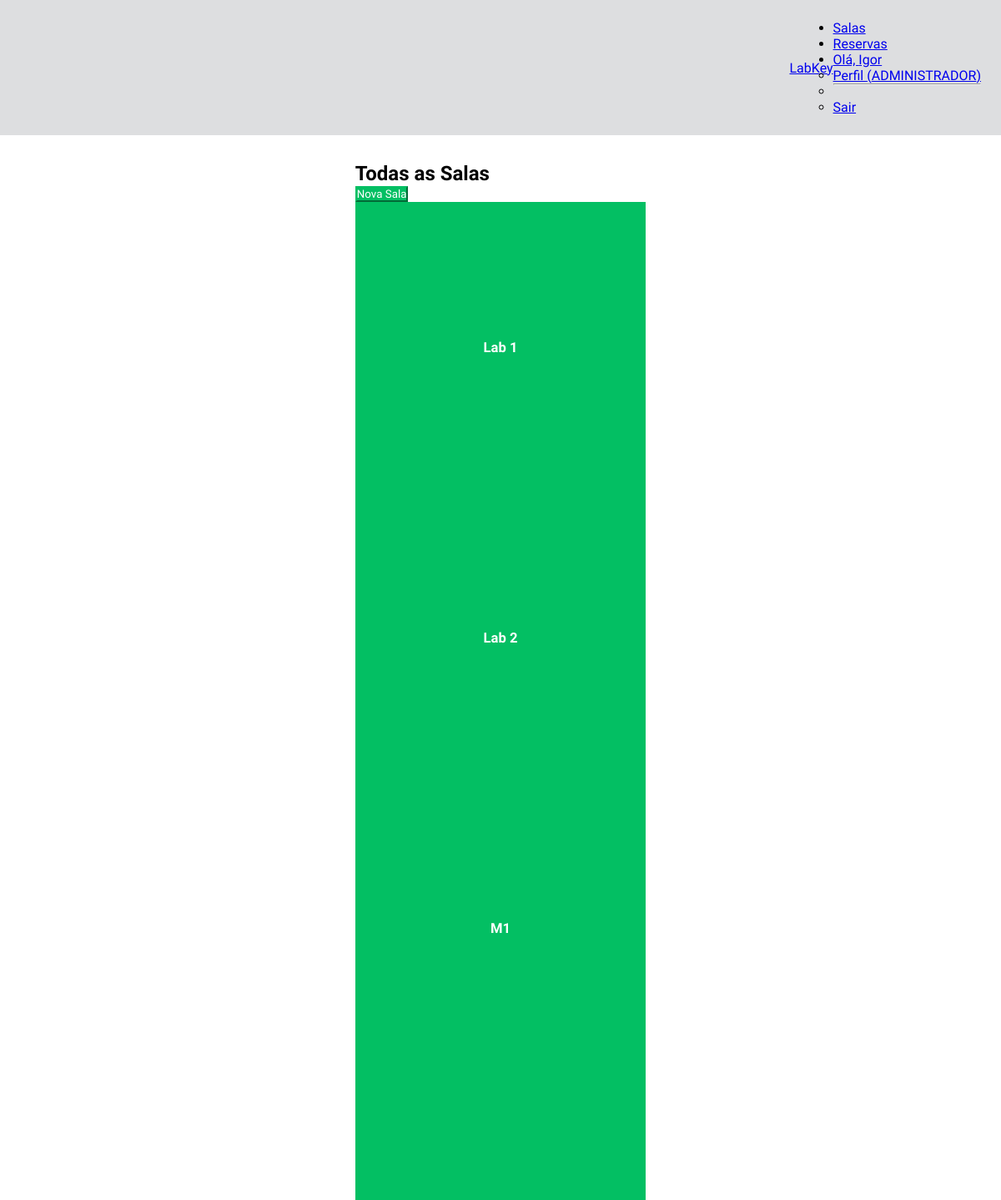
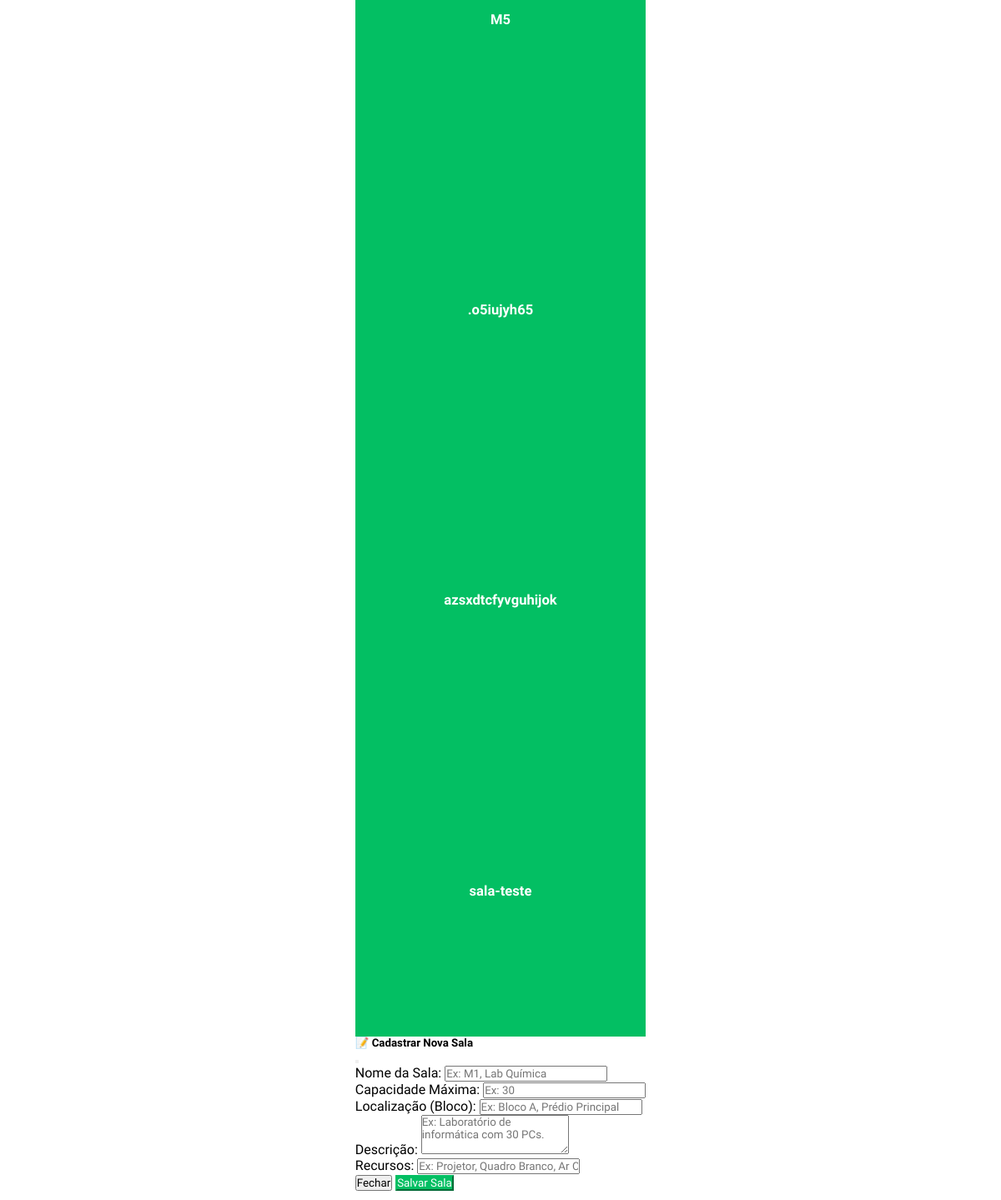
The app's page /salas (signed in, upper part), older data (2 pictures, top to bottom).
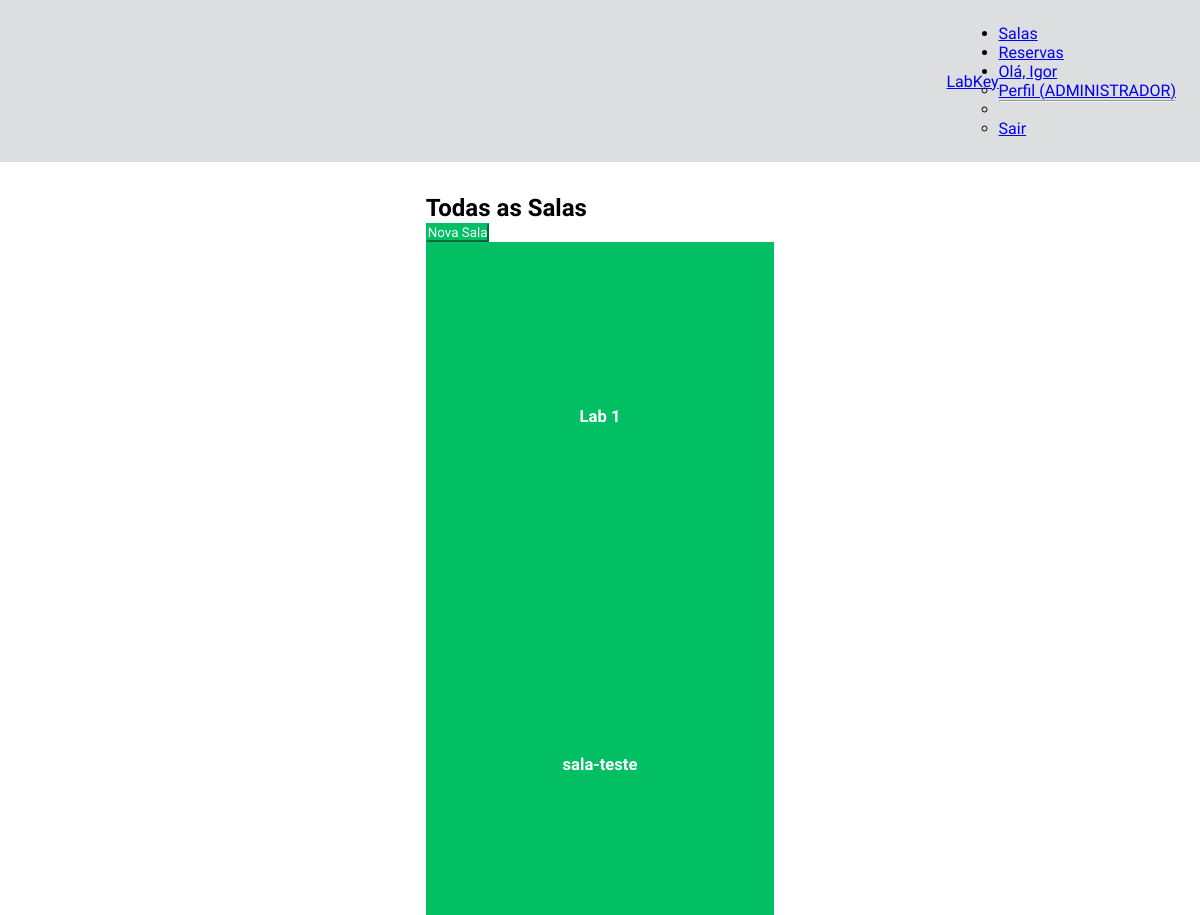
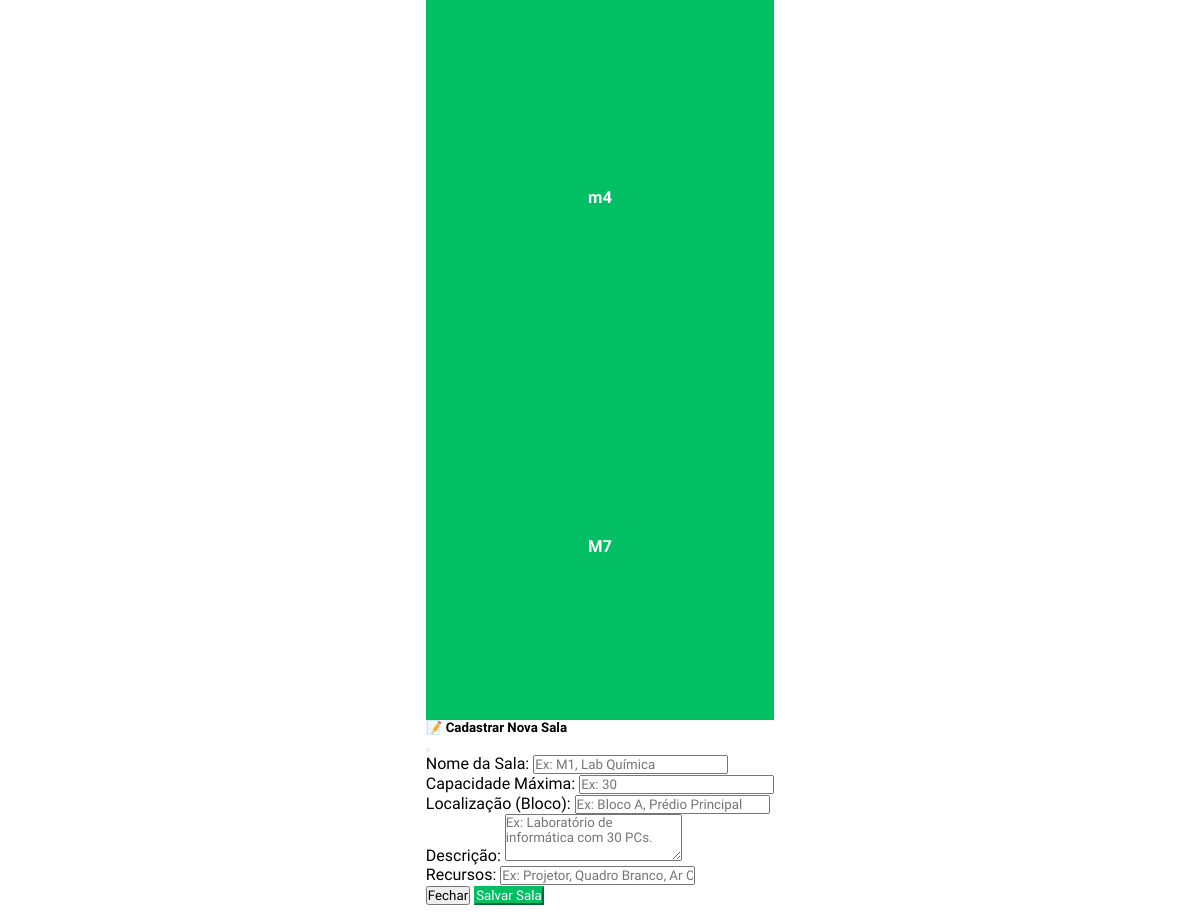
The same page, newer data (2 pictures, top to bottom).
### models/models.py (models this page shows)
class SalaBase(SQLModel):
    nome: str = Field(unique=True, index=True, description="Nome identificador da sala")
    descricao: Optional[str] = Field(default=None, description="Descrição da sala")
    capacidade: int = Field(description="Capacidade máxima de pessoas")
    localizacao: Optional[str] = Field(default=None, description="Localização física da sala") # Opcional
    recursos: Optional[str] = Field(default=None, description="Equipamentos ou recursos disponíveis") # Opcional

class Sala(SalaBase, table=True):
    id: Optional[int] = Field(default=None, primary_key=True)
    reservas: List["Reserva"] = Relationship(back_populates="sala")

### main.py (the view)
@app.get("/salas", summary="Página de Salas")
def salas_page(request: Request, session: Session = Depends(get_session)):
    if "usuario_id" not in request.session:
        return RedirectResponse(url="/login", status_code=status.HTTP_303_SEE_OTHER)
    nome = request.session.get("nome")
    tipo = request.session.get("tipo_usuario")
    salas = session.exec(select(Sala)).all()
    return templates.TemplateResponse("salas.html", {"request": request, "nome": nome, "tipo_usuario": tipo, "salas": salas})

### templates/salas.html (shortened to what this page needs)
{% extends "base_dashboard.html" %}
{% block content %}
<div class="container my-5">
  <h2 class="text-center mb-5">Todas as Salas</h2>
  <div class="lab_cad_btn d-flex justify-content-end mb-4">
    {% if tipo_usuario == 'ADMINISTRADOR' %}
    <button
      class="btn"
      type="button"
      data-coreui-toggle="modal"
      data-coreui-target="#modalCadastroSala"
    >
       Nova Sala
    </button>
    {% endif %}
  </div>
  <div class="row row-cols-2 row-cols-md-3 row-cols-lg-5 g-4">
    {% for sala in salas %}
    <div class="col">
      <div
        class="card card-sala text-center border-0"
        style="cursor: pointer; min-height: 150px"
        data-sala-id="{{ sala.id }}"
        data-sala-nome="{{ sala.nome }}"
        data-sala-capacidade="{{ sala.capacidade }}"
        data-sala-localizacao="{{ sala.localizacao or 'Não Informada' }}"
        data-sala-recursos="{{ sala.recursos or 'Nenhum' }}"
        data-sala-descricao="{{ sala.descricao or 'Nenhuma descrição fornecida.' }}"
        data-coreui-toggle="modal"
        data-coreui-target="#modalDetalhesSala"
      >
        <div class="card-body d-flex align-items-center justify-content-center">
          <h5 class="card-title mb-0 text-white">{{ sala.nome }}</h5>
        </div>
      </div>
    </div>
    {% endfor %}
  </div>
  <div class="modal fade" id="modalCadastroSala" tabindex="-1" aria-labelledby="modalCadastroSalaLabel" aria-hidden="true">
    <div class="modal-dialog modal-lg">
      <div class="modal-content">
        <form id="formCadastroSala">
          <div class="modal-header">
            <h5 class="modal-title" id="modalCadastroSalaLabel">📝 Cadastrar Nova Sala</h5>
            <button class="btn-close" type="button" data-coreui-dismiss="modal" aria-label="Fechar"></button>
          </div>
          <div class="modal-body">
            <div class="mb-3">
              <label for="nome" class="form-label">Nome da Sala:</label>
              <input class="form-control" id="nome" name="nome" type="text" placeholder="Ex: M1, Lab Química" required>
            </div>
            <div class="mb-3">
              <label for="capacidade" class="form-label">Capacidade Máxima:</label>
              <input class="form-control" id="capacidade" name="capacidade" type="number" min="1" placeholder="Ex: 30" required>
            </div>
            <div class="mb-3">
              <label for="localizacao" class="form-label">Localização (Bloco):</label>
              <input class="form-control" id="localizacao" name="localizacao" type="text" placeholder="Ex: Bloco A, Prédio Principal">
            </div>
            <div class="mb-3">
              <label for="descricao" class="form-label">Descrição:</label>
              <textarea class="form-control" id="descricao" name="descricao" rows="3" placeholder="Ex: Laboratório de informática com 30 PCs."></textarea>
            </div>
            <div class="mb-3">
              <label for="recursos" class="form-label">Recursos:</label>
              <input class="form-control" id="recursos" name="recursos" type="text" placeholder="Ex: Projetor, Quadro Branco, Ar Condicionado">
            </div>
          </div>
          <div class="modal-footer">
            <button class="btn btn-secondary" type="button" data-coreui-dismiss="modal">Fechar</button>
            <button class="btn save-btn" type="submit">Salvar Sala</button>
          </div>
        </form>
      </div>
    </div>
  </div>
  <div class="modal fade" id="modalDetalhesSala" tabindex="-1" aria-labelledby="modalDetalhesSalaLabel" aria-hidden="true">
    <div class="modal-dialog">
      <div class="modal-content">
        <div class="modal-header">
        </div>
      </div>
    </div>
  </div>
</div>
{% endblock %}

Row changes from the older to the newer data that the page shows:
removed Sala: nome "Lab 2"
removed Sala: nome "M1"
removed Sala: nome "M5"
removed Sala: nome ".o5iujyh65"
removed Sala: nome "azsxdtcfyvguhijok"
added Sala: nome "m4"
added Sala: nome "M7"
